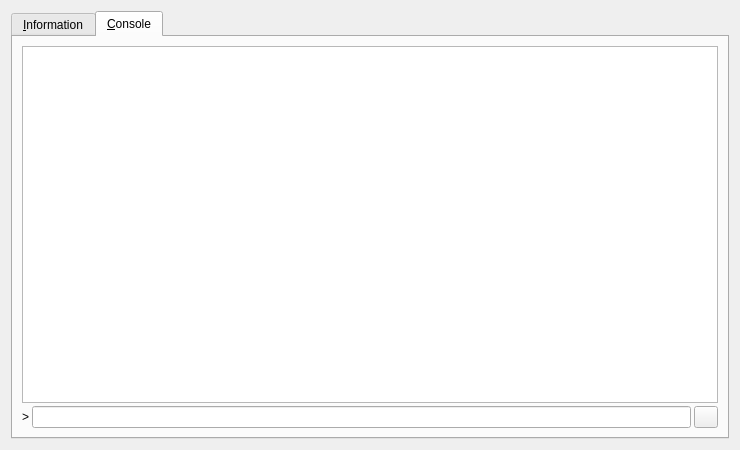
<?xml version="1.0" encoding="UTF-8"?>
<ui version="4.0">
 <class>RPCConsole</class>
 <widget class="QDialog" name="RPCConsole">
  <property name="geometry">
   <rect>
    <x>0</x>
    <y>0</y>
    <width>740</width>
    <height>450</height>
   </rect>
  </property>
  <property name="windowTitle">
   <string>ponycoin - Debug window</string>
  </property>
  <layout class="QVBoxLayout" name="verticalLayout_2">
   <item>
    <widget class="QTabWidget" name="tabWidget">
     <property name="currentIndex">
      <number>1</number>
     </property>
     <widget class="QWidget" name="tab_info">
      <attribute name="title">
       <string>&amp;Information</string>
      </attribute>
      <layout class="QGridLayout" name="gridLayout" columnstretch="0,1">
       <property name="horizontalSpacing">
        <number>12</number>
       </property>
       <item row="0" column="0">
        <widget class="QLabel" name="label_9">
         <property name="font">
          <font>
           <weight>75</weight>
           <bold>true</bold>
          </font>
         </property>
         <property name="text">
          <string>PonyCoin Core</string>
         </property>
        </widget>
       </item>
       <item row="1" column="0">
        <widget class="QLabel" name="label_5">
         <property name="text">
          <string>Client name</string>
         </property>
        </widget>
       </item>
       <item row="1" column="1">
        <widget class="QLabel" name="clientName">
         <property name="cursor">
          <cursorShape>IBeamCursor</cursorShape>
         </property>
         <property name="text">
          <string>N/A</string>
         </property>
         <property name="textFormat">
          <enum>Qt::PlainText</enum>
         </property>
         <property name="textInteractionFlags">
          <set>Qt::LinksAccessibleByMouse|Qt::TextSelectableByKeyboard|Qt::TextSelectableByMouse</set>
         </property>
        </widget>
       </item>
       <item row="2" column="0">
        <widget class="QLabel" name="label_6">
         <property name="text">
          <string>Client version</string>
         </property>
        </widget>
       </item>
       <item row="2" column="1">
        <widget class="QLabel" name="clientVersion">
         <property name="cursor">
          <cursorShape>IBeamCursor</cursorShape>
         </property>
         <property name="text">
          <string>N/A</string>
         </property>
         <property name="textFormat">
          <enum>Qt::PlainText</enum>
         </property>
         <property name="textInteractionFlags">
          <set>Qt::LinksAccessibleByMouse|Qt::TextSelectableByKeyboard|Qt::TextSelectableByMouse</set>
         </property>
        </widget>
       </item>
       <item row="3" column="0">
        <widget class="QLabel" name="label_14">
         <property name="text">
          <string>Using OpenSSL version</string>
         </property>
         <property name="indent">
          <number>10</number>
         </property>
        </widget>
       </item>
       <item row="3" column="1">
        <widget class="QLabel" name="openSSLVersion">
         <property name="cursor">
          <cursorShape>IBeamCursor</cursorShape>
         </property>
         <property name="text">
          <string>N/A</string>
         </property>
         <property name="textFormat">
          <enum>Qt::PlainText</enum>
         </property>
         <property name="textInteractionFlags">
          <set>Qt::LinksAccessibleByMouse|Qt::TextSelectableByKeyboard|Qt::TextSelectableByMouse</set>
         </property>
        </widget>
       </item>
       <item row="4" column="0">
        <widget class="QLabel" name="label_12">
         <property name="text">
          <string>Build date</string>
         </property>
        </widget>
       </item>
       <item row="4" column="1">
        <widget class="QLabel" name="buildDate">
         <property name="cursor">
          <cursorShape>IBeamCursor</cursorShape>
         </property>
         <property name="text">
          <string>N/A</string>
         </property>
         <property name="textFormat">
          <enum>Qt::PlainText</enum>
         </property>
         <property name="textInteractionFlags">
          <set>Qt::LinksAccessibleByMouse|Qt::TextSelectableByKeyboard|Qt::TextSelectableByMouse</set>
         </property>
        </widget>
       </item>
       <item row="5" column="0">
        <widget class="QLabel" name="label_13">
         <property name="text">
          <string>Startup time</string>
         </property>
        </widget>
       </item>
       <item row="5" column="1">
        <widget class="QLabel" name="startupTime">
         <property name="cursor">
          <cursorShape>IBeamCursor</cursorShape>
         </property>
         <property name="text">
          <string>N/A</string>
         </property>
         <property name="textFormat">
          <enum>Qt::PlainText</enum>
         </property>
         <property name="textInteractionFlags">
          <set>Qt::LinksAccessibleByMouse|Qt::TextSelectableByKeyboard|Qt::TextSelectableByMouse</set>
         </property>
        </widget>
       </item>
       <item row="6" column="0">
        <widget class="QLabel" name="label_11">
         <property name="font">
          <font>
           <weight>75</weight>
           <bold>true</bold>
          </font>
         </property>
         <property name="text">
          <string>Network</string>
         </property>
        </widget>
       </item>
       <item row="7" column="0">
        <widget class="QLabel" name="label_7">
         <property name="text">
          <string>Number of connections</string>
         </property>
        </widget>
       </item>
       <item row="7" column="1">
        <widget class="QLabel" name="numberOfConnections">
         <property name="cursor">
          <cursorShape>IBeamCursor</cursorShape>
         </property>
         <property name="text">
          <string>N/A</string>
         </property>
         <property name="textFormat">
          <enum>Qt::PlainText</enum>
         </property>
         <property name="textInteractionFlags">
          <set>Qt::LinksAccessibleByMouse|Qt::TextSelectableByKeyboard|Qt::TextSelectableByMouse</set>
         </property>
        </widget>
       </item>
       <item row="8" column="0">
        <widget class="QLabel" name="label_8">
         <property name="text">
          <string>On testnet</string>
         </property>
        </widget>
       </item>
       <item row="8" column="1">
        <widget class="QCheckBox" name="isTestNet">
         <property name="enabled">
          <bool>false</bool>
         </property>
         <property name="text">
          <string/>
         </property>
        </widget>
       </item>
       <item row="9" column="0">
        <widget class="QLabel" name="label_10">
         <property name="font">
          <font>
           <weight>75</weight>
           <bold>true</bold>
          </font>
         </property>
         <property name="text">
          <string>Block chain</string>
         </property>
        </widget>
       </item>
       <item row="10" column="0">
        <widget class="QLabel" name="label_3">
         <property name="text">
          <string>Current number of blocks</string>
         </property>
        </widget>
       </item>
       <item row="10" column="1">
        <widget class="QLabel" name="numberOfBlocks">
         <property name="cursor">
          <cursorShape>IBeamCursor</cursorShape>
         </property>
         <property name="text">
          <string>N/A</string>
         </property>
         <property name="textFormat">
          <enum>Qt::PlainText</enum>
         </property>
         <property name="textInteractionFlags">
          <set>Qt::LinksAccessibleByMouse|Qt::TextSelectableByKeyboard|Qt::TextSelectableByMouse</set>
         </property>
        </widget>
       </item>
       <item row="11" column="0">
        <widget class="QLabel" name="label_4">
         <property name="text">
          <string>Estimated total blocks</string>
         </property>
        </widget>
       </item>
       <item row="11" column="1">
        <widget class="QLabel" name="totalBlocks">
         <property name="cursor">
          <cursorShape>IBeamCursor</cursorShape>
         </property>
         <property name="text">
          <string>N/A</string>
         </property>
         <property name="textFormat">
          <enum>Qt::PlainText</enum>
         </property>
         <property name="textInteractionFlags">
          <set>Qt::LinksAccessibleByMouse|Qt::TextSelectableByKeyboard|Qt::TextSelectableByMouse</set>
         </property>
        </widget>
       </item>
       <item row="12" column="0">
        <widget class="QLabel" name="label_2">
         <property name="text">
          <string>Last block time</string>
         </property>
        </widget>
       </item>
       <item row="12" column="1">
        <widget class="QLabel" name="lastBlockTime">
         <property name="cursor">
          <cursorShape>IBeamCursor</cursorShape>
         </property>
         <property name="text">
          <string>N/A</string>
         </property>
         <property name="textFormat">
          <enum>Qt::PlainText</enum>
         </property>
         <property name="textInteractionFlags">
          <set>Qt::LinksAccessibleByMouse|Qt::TextSelectableByKeyboard|Qt::TextSelectableByMouse</set>
         </property>
        </widget>
       </item>
       <item row="13" column="0">
        <spacer name="verticalSpacer_2">
         <property name="orientation">
          <enum>Qt::Vertical</enum>
         </property>
         <property name="sizeHint" stdset="0">
          <size>
           <width>20</width>
           <height>20</height>
          </size>
         </property>
        </spacer>
       </item>
       <item row="14" column="0">
        <widget class="QLabel" name="labelDebugLogfile">
         <property name="font">
          <font>
           <weight>75</weight>
           <bold>true</bold>
          </font>
         </property>
         <property name="text">
          <string>Debug log file</string>
         </property>
        </widget>
       </item>
       <item row="15" column="0">
        <widget class="QPushButton" name="openDebugLogfileButton">
         <property name="toolTip">
          <string>Open the ponycoin debug log file from the current data directory. This can take a few seconds for large log files.</string>
         </property>
         <property name="text">
          <string>&amp;Open</string>
         </property>
         <property name="autoDefault">
          <bool>false</bool>
         </property>
        </widget>
       </item>
       <item row="16" column="0">
        <widget class="QLabel" name="labelCLOptions">
         <property name="font">
          <font>
           <weight>75</weight>
           <bold>true</bold>
          </font>
         </property>
         <property name="text">
          <string>Command-line options</string>
         </property>
        </widget>
       </item>
       <item row="17" column="0">
        <widget class="QPushButton" name="showCLOptionsButton">
         <property name="toolTip">
          <string>Show the ponycoin-Qt help message to get a list with possible ponycoin command-line options.</string>
         </property>
         <property name="text">
          <string>&amp;Show</string>
         </property>
         <property name="autoDefault">
          <bool>false</bool>
         </property>
        </widget>
       </item>
       <item row="18" column="0">
        <spacer name="verticalSpacer">
         <property name="orientation">
          <enum>Qt::Vertical</enum>
         </property>
         <property name="sizeHint" stdset="0">
          <size>
           <width>20</width>
           <height>40</height>
          </size>
         </property>
        </spacer>
       </item>
      </layout>
     </widget>
     <widget class="QWidget" name="tab_console">
      <attribute name="title">
       <string>&amp;Console</string>
      </attribute>
      <layout class="QVBoxLayout" name="verticalLayout_3">
       <property name="spacing">
        <number>3</number>
       </property>
       <item>
        <widget class="QTextEdit" name="messagesWidget">
         <property name="minimumSize">
          <size>
           <width>0</width>
           <height>100</height>
          </size>
         </property>
         <property name="readOnly">
          <bool>true</bool>
         </property>
         <property name="tabKeyNavigation" stdset="0">
          <bool>false</bool>
         </property>
         <property name="columnCount" stdset="0">
          <number>2</number>
         </property>
        </widget>
       </item>
       <item>
        <layout class="QHBoxLayout" name="horizontalLayout">
         <property name="spacing">
          <number>3</number>
         </property>
         <item>
          <widget class="QLabel" name="label">
           <property name="text">
            <string notr="true">&gt;</string>
           </property>
          </widget>
         </item>
         <item>
          <widget class="QLineEdit" name="lineEdit"/>
         </item>
         <item>
          <widget class="QPushButton" name="clearButton">
           <property name="maximumSize">
            <size>
             <width>24</width>
             <height>24</height>
            </size>
           </property>
           <property name="toolTip">
            <string>Clear console</string>
           </property>
           <property name="text">
            <string/>
           </property>
           <property name="icon">
            <iconset resource="../bitcoin.qrc">
             <normaloff>:/icons/remove</normaloff>:/icons/remove</iconset>
           </property>
           <property name="shortcut">
            <string notr="true">Ctrl+L</string>
           </property>
           <property name="autoDefault">
            <bool>false</bool>
           </property>
          </widget>
         </item>
        </layout>
       </item>
      </layout>
     </widget>
    </widget>
   </item>
  </layout>
 </widget>
 <resources>
  <include location="../bitcoin.qrc"/>
 </resources>
 <connections/>
</ui>
